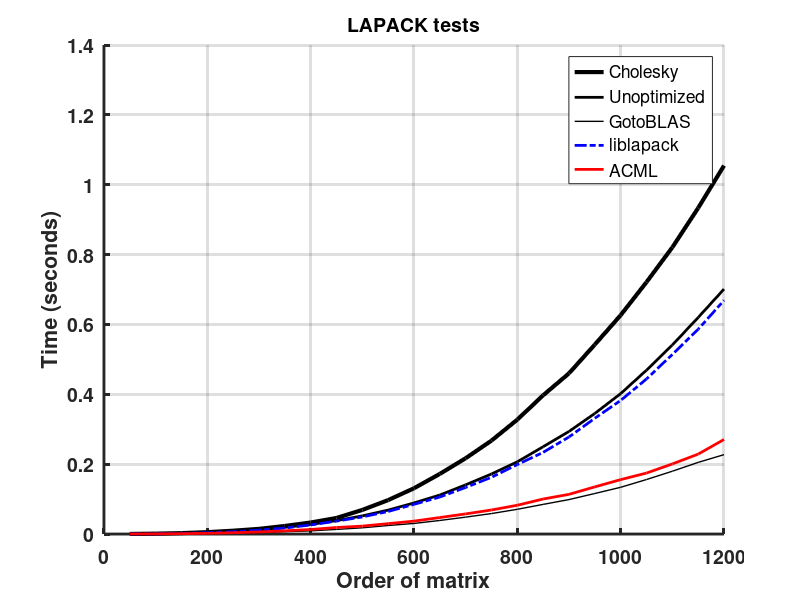

Write the MATLAB code that produced this figure.
t=[50:50:1200];

%chol=[0.000095,0.000477,0.001490,0.003384,0.006766,0.011687,0.017877,0.026885,0.038527,0.051590,0.069693,0.088071,0.113530,0.139477,0.171545,0.206337,0.248152,0.295891,0.347153,0.399531,0.469714,0.537160,0.617902,0.701543,0.781003,0.883591,1.039312,1.127970,1.302749]
%plot(t, chol(t)


ordinarychol=[0.000206,0.000961,0.002482,0.005271,0.009427,0.014695,0.022985,0.032856,0.045865,0.068954,0.097085,0.130933,0.172073,0.216936,0.267402,0.327483,0.397186,0.460006,0.542401,0.626467,0.721116,0.820627,0.933382,1.054699,1.190422,1.344071,1.468560,1.628711,1.808158,1.992046];
unoptimized=[0.000095,0.000499,0.001453,0.003367,0.006473,0.012380,0.019031,0.027348,0.038354,0.051875,0.068439,0.088889,0.111597,0.140766,0.171833,0.206675,0.249893,0.293587,0.345136,0.401907,0.469047,0.541072,0.619880,0.701112,0.807278,0.909884,1.019867,1.139861,1.278754,1.413387];
gotoblas=[0.000127,0.000209,0.000617,0.001290,0.002212,0.003862,0.006675,0.009027,0.013139,0.017758,0.024355,0.030227,0.038747,0.048329,0.058528,0.070746,0.084799,0.098558,0.115978,0.133718,0.155943,0.179738,0.204999,0.227180,0.257819,0.289961,0.324195,0.354995,0.401595,0.435500];
llapack=[0.000123,0.000475,0.001530,0.003655,0.006387,0.011041,0.017082,0.025996,0.036894,0.048825,0.064529,0.084930,0.105857,0.133306,0.162420,0.198881,0.233748,0.277780,0.331382,0.382401,0.443860,0.514008,0.586109,0.669022,0.760955,0.859649,0.967722,1.088199,1.201418,1.342536];
ACML=[0.000137,0.000260,0.000957,0.001887,0.003610,0.005781,0.009099,0.012930,0.018636,0.022581,0.029636,0.036847,0.047137,0.057538,0.068769,0.082321,0.100179,0.113534,0.134900,0.155678,0.174467,0.200562,0.228673,0.270518,0.296969,0.331068,0.367499,0.409273,0.472358,0.492567];

set(gca,'LineWidth',2)
hold off
figure(1)
hold on;
xlabel('Order of matrix', 'Fontsize', 14, 'Fontweight', 'Bold');
ylabel('Time (seconds)', 'Fontsize', 14, 'Fontweight', 'Bold');
set(gca, 'Fontsize', 14, 'Fontweight', 'Bold')


plot(t, ordinarychol(1:24), 'k-','LineWidth',3)
plot(t, unoptimized(1:24), 'k-','LineWidth',2)
plot(t, gotoblas(1:24), 'k-','LineWidth',1)
plot(t, llapack(1:24), 'b-.','LineWidth',2)
plot(t, ACML(1:24), 'r-','LineWidth',2)


%'Linewidth',2, t, unoptimized, 'r-', t, gotoblas, 'k-', t, llapack,'b-',t, ACML, 'g-');

title('LAPACK tests', 'Fontsize', 14, 'Fontweight', 'Bold');
legend('Cholesky', 'Unoptimized','GotoBLAS','liblapack','ACML');

grid on
hold on
